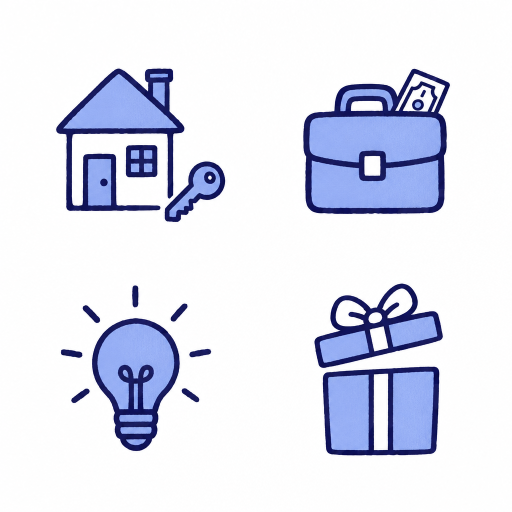
#> input picture ios/design/illustrations/sheet-life-events.png, 1024 x 1024 px (shown at 1/2 size)
$ python slice_illustrations.py
#> lines starting #> are read from the running program, lines starting #| are printed output that depends on the picture; after the words box and inside, x2 and y2 are one past the last pixel; in counts of white or black regions, pixels touching at a corner belong together
#!/usr/bin/env python3
"""Cuts the illustration sheets in design/illustrations into single transparent drawings for the asset catalog.

Run from the repository root: python3 -I tools/slice_illustrations.py
White becomes transparent (colour to alpha), so the ink and the blue keep their strength on paper.
"""
import json
import pathlib
from PIL import Image

ROOT = pathlib.Path(__file__).resolve().parent.parent
SOURCE = ROOT / "design" / "illustrations"
ASSETS = ROOT / "Kairos" / "Assets.xcassets"
SHEETS = {
    "sheet-life-events.png": (2, 2, ["firstHome", "firstSalary", "business", "inheritance"]),
    "sheet-categories.png": (3, 1, ["spending", "saving", "investing"]),
    "sheet-explainers.png": (3, 2, ["payLater", "budget", "subscriptions", "safetyNet", "compound", "funds"]),
    "sheet-explainers-more.png": (3, 1, ["spread", "calm", "protect"]),
}


def to_alpha(image):
    image = image.convert("RGB")
    out = Image.new("RGBA", image.size)
    source, target = image.load(), out.load()
    for y in range(image.height):
        for x in range(image.width):
            r, g, b = source[x, y]
            alpha = 255 - min(r, g, b)
            if alpha < 10:
                target[x, y] = (255, 255, 255, 0)
                continue
            share = alpha / 255
            target[x, y] = tuple(max(0, min(255, round((c - (1 - share) * 255) / share))) for c in (r, g, b)) + (alpha,)
    return out


for sheet, (columns, rows, names) in SHEETS.items():
    image = Image.open(SOURCE / sheet).convert("RGB")
#> image is the input picture: PIL image 1024x1024 RGB; mean R, G, B 224.1, 226.9, 240
    width, height = image.width // columns, image.height // rows
#> width = 512; height = 512
    for index, name in enumerate(names):
        cell = image.crop(((index % columns) * width, (index // columns) * height, (index % columns + 1) * width, (index // columns + 1) * height))
        mask = cell.convert("L").point(lambda value: 255 if value < 236 else 0)
        box = mask.getbbox()
        pad = 8
        box = (max(box[0] - pad, 0), max(box[1] - pad, 0), min(box[2] + pad, cell.width), min(box[3] + pad, cell.height))
        drawing = to_alpha(cell.crop(box))
        folder = ASSETS / f"illustration-{name}.imageset"
        folder.mkdir(parents=True, exist_ok=True)
        drawing.save(folder / f"illustration-{name}.png")
        (folder / "Contents.json").write_text(json.dumps({
            "images": [{"filename": f"illustration-{name}.png", "idiom": "universal", "scale": "3x"}],
            "info": {"author": "xcode", "version": 1},
        }, indent=2) + "\n")
        print(name, drawing.size)
#> this loop made 4 passes
#> box on passes 1 to 4: (104, 129, 459, 452), (86, 129, 396, 436), (113, 50, 431, 398), (108, 47, 382, 407)
#> pass 1, `cell = image.crop(((index % columns) * width, (index // columns) * hei..`:
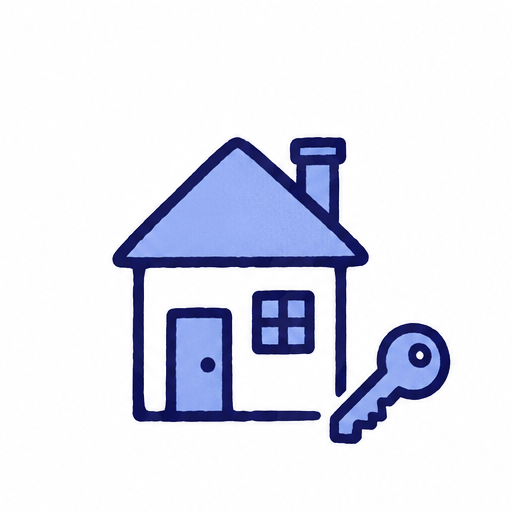
#> cell: PIL image 512x512 RGB; mean R, G, B 224.4, 226.6, 238.6
#> pass 1, `mask = cell.convert("L").point(lambda value: 255 if value < 236 else 0)`:
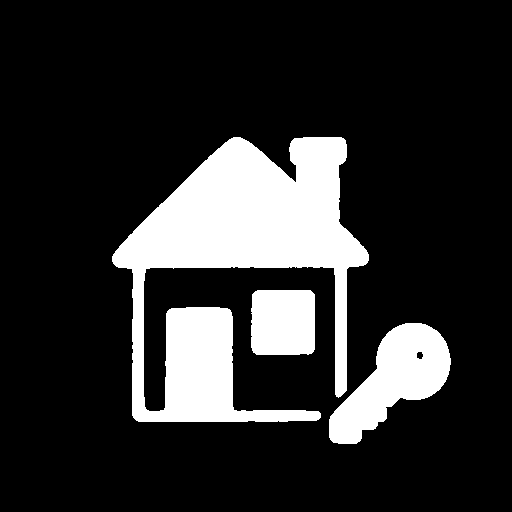
#> mask: PIL image 512x512 L; 17.8% white; 3 white regions, box (x1, y1, x2, y2) and area: (112, 137, 369, 422) 35238, (329, 323, 451, 444) 7284, (251, 290, 315, 355) 4075
#> pass 1, in to_alpha, `image = image.convert("RGB")`:
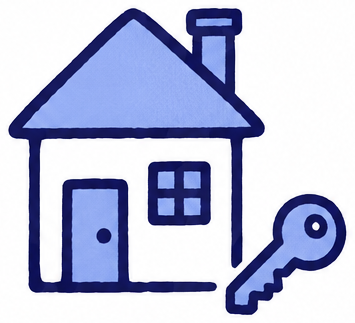
#> image: PIL image 355x323 RGB; mean R, G, B 186.1, 191.4, 218.9
#> after the loop:
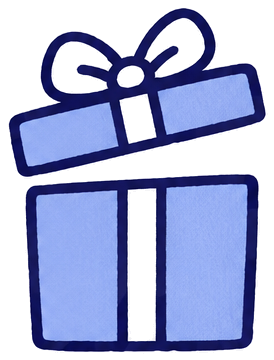
#> drawing: PIL image 274x360 RGBA; mean R, G, B, A 110.1, 129.9, 202.6, 87.6; transparent parts drawn white
#> pass 2 of the loop `for sheet, (columns, rows, names) in SHEETS.items():`:
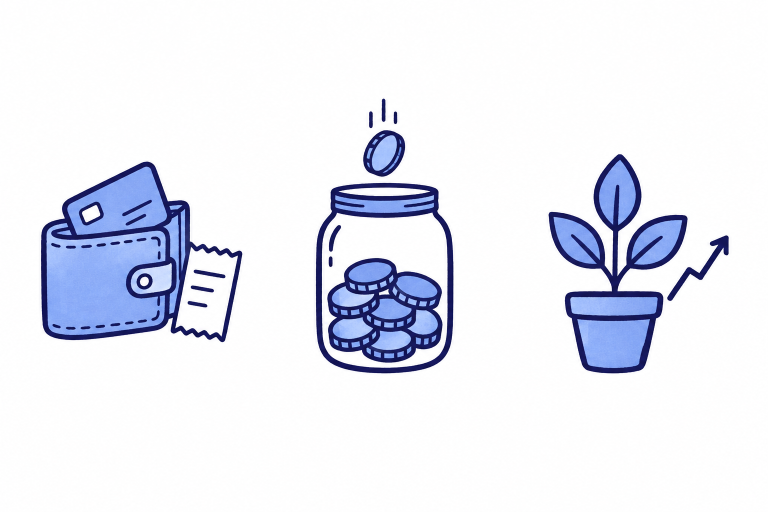
#> input picture ios/design/illustrations/sheet-categories.png, 1536 x 1024 px (shown at 1/2 size)
#> image is the input picture: PIL image 1536x1024 RGB; mean R, G, B 232, 234.4, 243.9
#> the loop `for index, name in enumerate(names):` made 3 passes
#> box on passes 1 to 3: (74, 315, 493, 693), (111, 189, 403, 755), (65, 300, 442, 755)
#> pass 1, `mask = cell.convert("L").point(lambda value: 255 if value < 236 else 0)`:
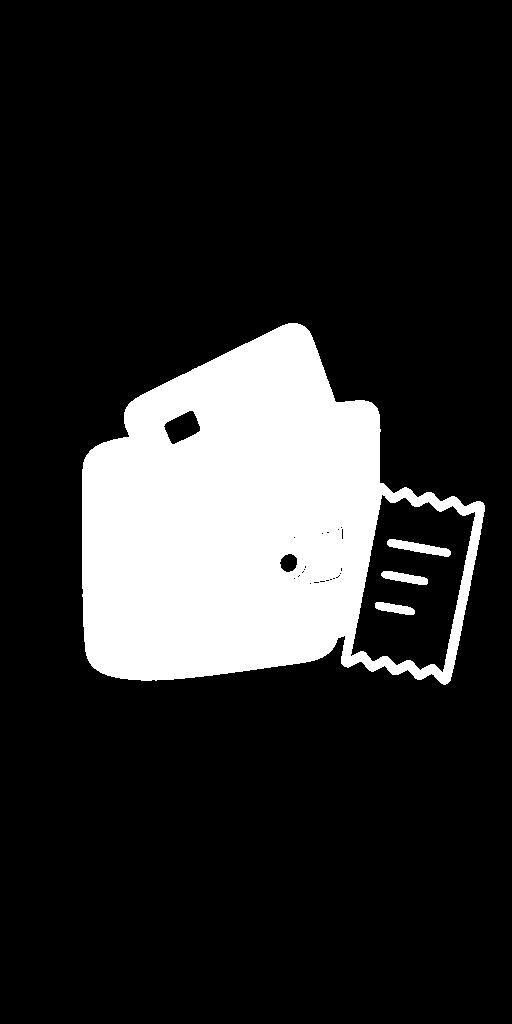
#> mask: PIL image 512x1024 L; 16.9% white; 4 white regions, box (x1, y1, x2, y2) and area: (82, 323, 485, 685) 87466, (387, 539, 451, 557) 536, (381, 571, 428, 585) 377, (375, 602, 415, 615) 320
#> after the loop `for index, name in enumerate(names):`:
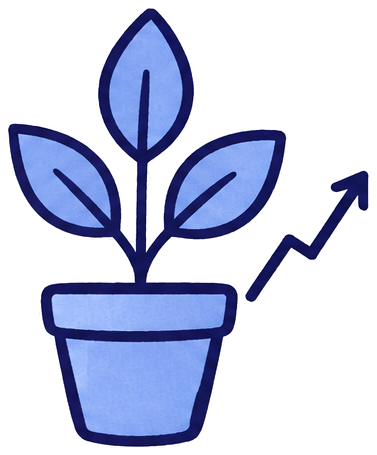
#> drawing: PIL image 377x455 RGBA; mean R, G, B, A 164.1, 178.3, 222, 58.5; transparent parts drawn white
#> pass 3 of the loop `for sheet, (columns, rows, names) in SHEETS.items():`:
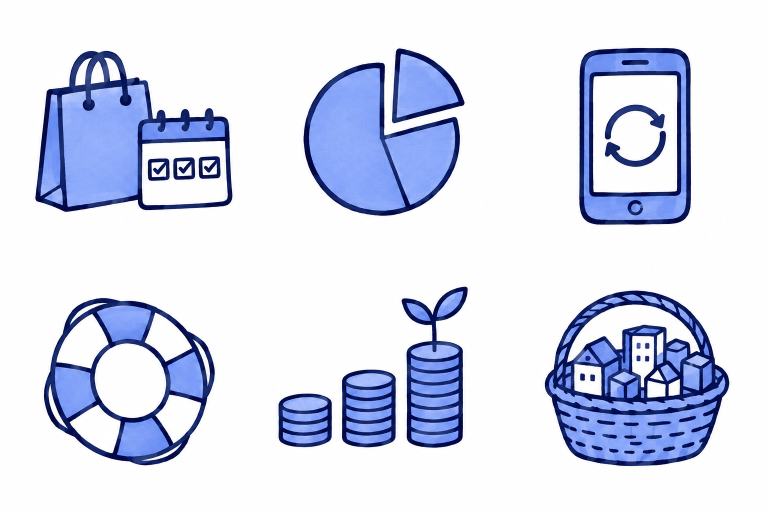
#> input picture ios/design/illustrations/sheet-explainers.png, 1536 x 1024 px (shown at 1/2 size)
#> image is the input picture: PIL image 1536x1024 RGB; mean R, G, B 214.4, 219.7, 237.6
#> the loop `for index, name in enumerate(names):` made 6 passes
#> box on passes 1 to 6: (62, 93, 473, 432), (87, 88, 425, 440), (126, 88, 366, 458), (79, 76, 438, 427), (37, 53, 432, 392), (57, 61, 443, 429)
#> pass 1, `mask = cell.convert("L").point(lambda value: 255 if value < 236 else 0)`:
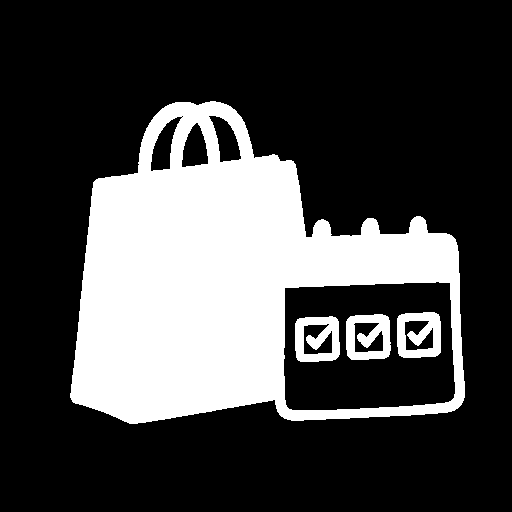
#> mask: PIL image 512x512 L; 27.3% white; 4 white regions, box (x1, y1, x2, y2) and area: (70, 101, 465, 424) 67420, (397, 312, 441, 358) 1407, (346, 314, 391, 360) 1397, (295, 316, 340, 362) 1397
#> after the loop `for index, name in enumerate(names):`:
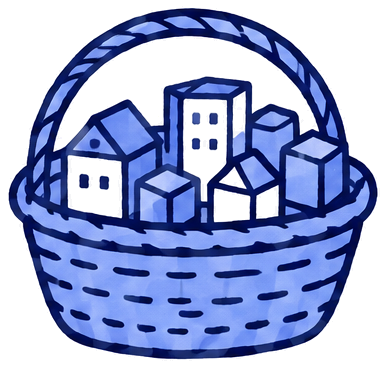
#> drawing: PIL image 386x368 RGBA; mean R, G, B, A 108.5, 130.7, 202.3, 100.1; transparent parts drawn white
#> the loop made 4 passes; the first 3 are shown
